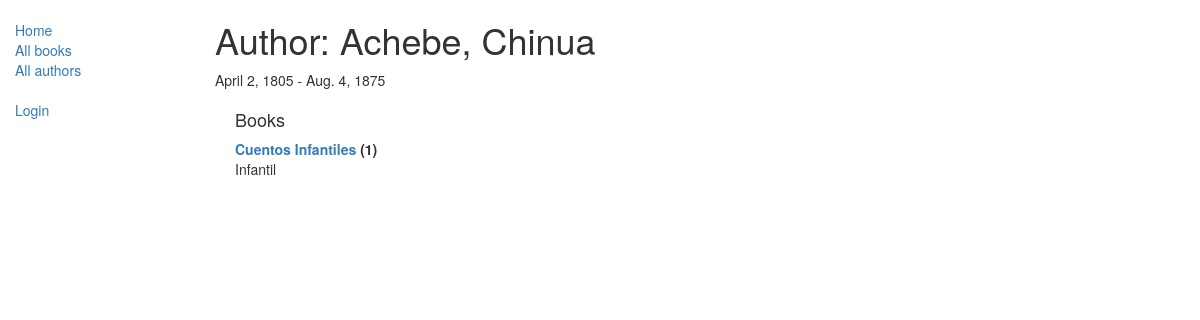
Page /catalog/author/5 on the committed database.
### catalog/models.py (models this page shows, shortened)
class Author(models.Model):
    first_name = models.CharField(max_length=100)
    last_name = models.CharField(max_length=100)
    date_of_birth = models.DateField(null=True, blank=True)
    date_of_death = models.DateField('Died', null=True, blank=True)
    def __str__(self):
        return '%s, %s' % (self.last_name, self.first_name)
    class Meta:
        ordering = ['last_name']

class Book(models.Model):
    title = models.CharField(max_length=200)
    author = models.ForeignKey('Author', on_delete=models.SET_NULL, null=True)
    summary = models.TextField(
        max_length=1000, help_text="Ingrese una breve descripción del libro")
    isbn = models.CharField(
        'ISBN', max_length=13, help_text='13 Caracteres <a href="https://www.isbn-international.org/content/what-isbn">ISBN number</a>')
    genre = models.ManyToManyField(
        Genre, help_text="Seleccione un genero para este libro")
    language = models.ForeignKey(
        'Language', on_delete=models.SET_NULL, null=True)
    def display_genre(self):
        """
        Creates a string for the Genre. This is required to display genre in Admin.
        """
        return ', '.join([genre.name for genre in self.genre.all()[:3]])
    display_genre.short_description = 'Genre'
    def __str__(self):
        return self.title

### catalog/views.py (the view)
class AuthorDetailView(generic.DetailView):
    model = Author

### catalog/templates/catalog/author_detail.html
{% extends "base_generic.html" %}
{% block content %}
<h1>Author: {{ author }} </h1>
<p>{{author.date_of_birth}} - {% if author.date_of_death %}{{author.date_of_death}}{% endif %}</p>
<div style="margin-left:20px;margin-top:20px">
  <h4>Books</h4>
  <dl>
    {% for book in author.book_set.all %}
    <dt><a href="{% url 'book-detail' book.pk %}">{{book}}</a> ({{book.bookinstance_set.all.count}})</dt>
    <dd>{{book.summary}}</dd>
    {% endfor %}
  </dl>
</div>
{% endblock %}

### rows in the picture
Author: last_name+first_name "Achebe, Chinua", date_of_birth "April 2, 1805", date_of_death "Aug. 4, 1875"
Book: title "Cuentos Infantiles", bookinstance_set.all.count "1", summary "Infantil"
